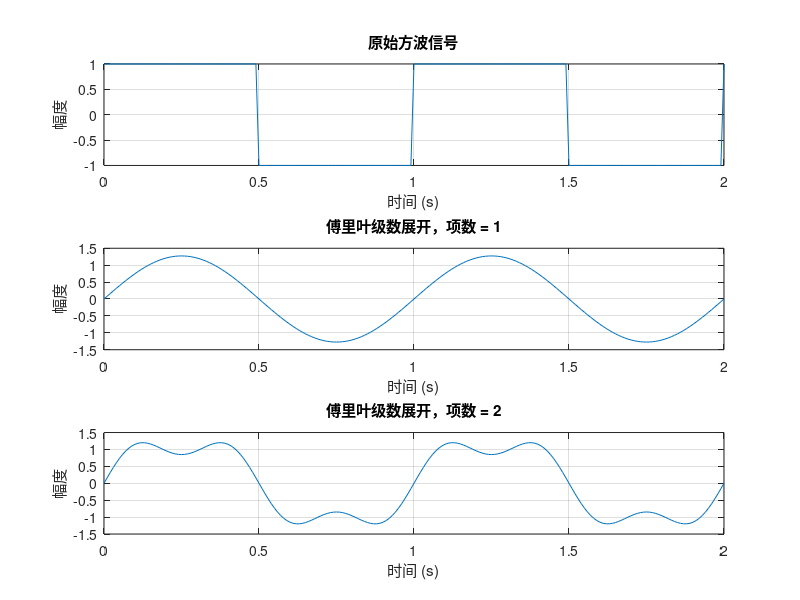

This chart was generated by the following MATLAB code: (Note: this script raises an error after producing the figure.)
% 定义方波信号的参数
A = 1; % 幅度
T = 1; % 周期
t = 0:0.01:2*T; % 时间向量

% 定义方波信号
square_wave = A * square(2*pi*t/T);

% 创建一个图形窗口
figure;

% 绘制原始方波信号
subplot(3, 1, 1);
plot(t, square_wave);
title('原始方波信号');
xlabel('时间 (s)');
ylabel('幅度');
grid on;

% 傅里叶级数展开
n_max = 10; % 最大项数
for n = 1:n_max
    % 计算傅里叶级数展开
    f = zeros(size(t));
    for k = 1:n
        f = f + (4*A/pi) * (1/(2*k-1)) * sin((2*k-1)*2*pi*t/T);
    end
    
    % 绘制傅里叶级数展开的波形
    subplot(3, 1, n+1);
    plot(t, f);
    title(['傅里叶级数展开，项数 = ', num2str(n)]);
    xlabel('时间 (s)');
    ylabel('幅度');
    grid on;
end